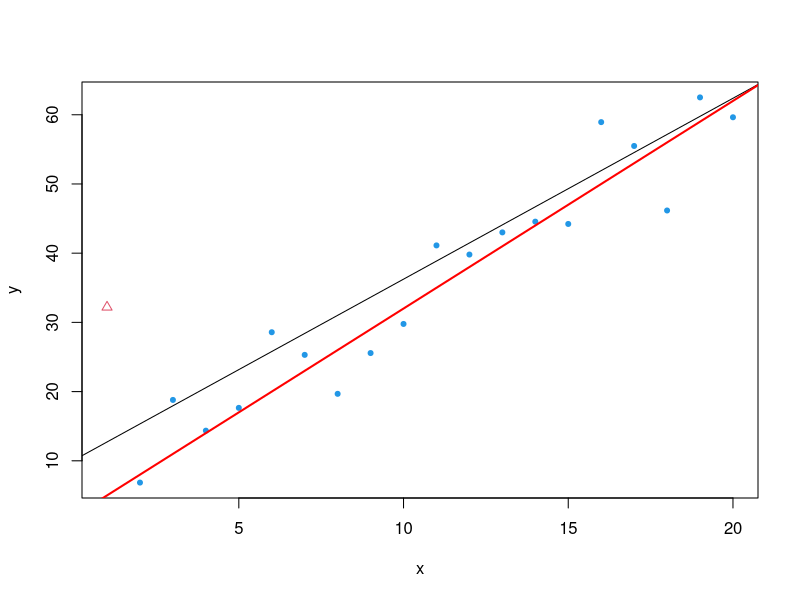
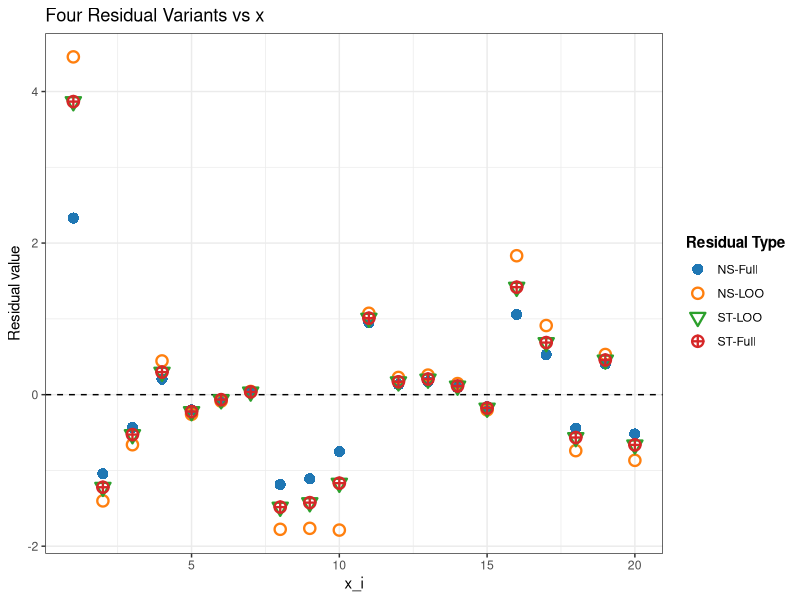

Here is the R script that generated these plots, in order:
## ---- chunk 1
#| message: false
#| warning: false
# Load libraries
library(dplyr)
library(knitr)

# -------------------------------
# 1) Data and full-model fit
# -------------------------------
set.seed(123)
n <- 20
x <- 1:n
y <- 2 + 3 * x + rnorm(n, mean = 0, sd = 5)
y[1] <- y[1] + 30  
#y[11] <- y[11] - 30 
o.index <- c(1)
flag.outlier <- rep(20, n)
flag.outlier[o.index] <- 2
full_data  <- data.frame(x = x, replicate(5, rnorm (n)), y = y)

plot(y~x, data=full_data, pch= flag.outlier, col=flag.outlier)
abline(lm(y~., data=full_data))
abline (a=2, b=3, col="red", lwd=2)

## ---- chunk 2
#| label: plaintext
#| echo: true
#| message: false
#| warning: false

library(kableExtra)

full_model <- lm(y ~ ., data = full_data)
p <- length(coef(full_model))
leverage   <- hatvalues(full_model)
e_full     <- resid(full_model)
sigma_hat_val  <- summary(full_model)$sigma

rss_full <- sum(e_full^2)
df_loo <- n - p - 1
sigma_minus_i_shortcut <- sqrt((rss_full - (e_full^2 / (1 - leverage))) / df_loo)

# -------------------------------
# 2) LOOCV quantities (refit n times)
# -------------------------------
e_del_val <- numeric(n)
sigma_minus_i_val <- numeric(n)

for (i in 1:n) {
  loocv_model <- lm(y ~ ., data = full_data[-i, ])
  yhat_minus  <- predict(loocv_model, newdata = full_data[i, , drop = FALSE])
  e_del_val[i]    <- full_data$y[i] - yhat_minus
  sigma_minus_i_val[i] <- summary(loocv_model)$sigma
}

# -------------------------------
# 3) Assemble and round results
# -------------------------------
residuals_df <- data.frame(
  x = full_data$x,
  h = as.numeric(leverage),
  e_i = as.numeric(e_full),
  sigma_hat = as.numeric(sigma_hat_val),
  e_i_minus_i = as.numeric(e_del_val),
  e_i_minus_i_2 = e_full/(1-leverage),
  sigma_minus_i = as.numeric(sigma_minus_i_val),
  sigma_minus_i_shortcut = as.numeric(sigma_minus_i_shortcut),
  `NS-Full` = e_full / sigma_hat_val,
  `NS-LOO` = e_del_val / sigma_minus_i_val,
  `ST-LOO` = e_del_val / (sigma_minus_i_val / sqrt(1 - leverage)),
  `ST-Full` = rstudent(full_model)
) %>%
  mutate(across(where(is.numeric), ~ round(.x, 3)))


# 4) Create simple display names
display_names <- c("$x_i$", "$h_i$", "$e_i$", "$\\hat{\\sigma}$", 
                   "$e_{i,-i}$", "$\\hat{e}_{i,-i}$",
                   "$\\hat{\\sigma}_{-i}$", "$\\tilde{\\sigma}_{-i}$", 
                   "NS-Full", "NS-LOO", "ST-LOO", "ST-Full")

# 5) Display the table
# Conditional check for output format
if (knitr::is_html_output()) {
  # --- Code for HTML Output (using kableExtra) ---
  knitr::kable(
    residuals_df,
    caption = "Residual variants",
    col.names = display_names,
    align = "r",
    #format="html",
    escape = FALSE # Allows LaTeX and <br/> to render
  ) 
} else {
  # --- Code for PDF/Other Output (using kableExtra) ---
  knitr::kable(
    residuals_df,
    caption = "Residual variants.",
    col.names = display_names,
    align = "r",
    format = "latex",
    booktabs = TRUE,
    escape = FALSE # Allows LaTeX and \\ to render
  ) %>%
    kable_styling(
      latex_options = "scale_down"
    )
}
## ---- chunk 3
#| label: plot-four-residuals-new-names
#| echo: true
#| message: false
#| warning: false
#| fig-cap: "Four residual variants plotted against the predictor variable x."

# Load libraries
library(dplyr)
library(tidyr)
library(ggplot2)
library(knitr)


# -------------------------------
# 3) Plotting Code with Updated Names
# -------------------------------

# Prepare data for plotting
plot_df <- residuals_df %>%
  # Use the new, simple column names (R converts '-' to '.')
  select(
    x,
    NS.Full,
    NS.LOO,
    ST.LOO,
    ST.Full
  ) %>%
  pivot_longer(
    cols = -x,
    names_to = "residual_type",
    values_to = "residual_value"
  )

# Update the names in the mapping vectors
shape_map <- c(
  NS.Full = 16,  # solid circle
  NS.LOO  = 1,   # hollow circle
  ST.LOO  = 6,   # asterisk
  ST.Full = 10    # asterisk
)

labels_map <- c(
  NS.Full = "NS-Full",
  NS.LOO  = "NS-LOO",
  ST.LOO  = "ST-LOO",
  ST.Full = "ST-Full"
)

color_map <- c(
  NS.Full = "#1f77b4",  # blue
  NS.LOO  = "#ff7f0e", # orange
  ST.LOO  = "#2ca02c",  # green
  ST.Full = "#d62728"   # red
)

# Generate the plot
ggplot(
  plot_df,
  aes(x = x, y = residual_value,
      shape = residual_type, color = residual_type, group = residual_type)
) +
  geom_hline(yintercept = 0, linetype = "dashed") +
  geom_point(size = 3, stroke = 1.2) + # Increased stroke for visibility
  scale_shape_manual(
    values = shape_map,
    breaks = names(labels_map),
    labels = unname(labels_map),
    name = "Residual Type"
  ) +
  scale_color_manual(
    values = color_map,
    breaks = names(labels_map),
    labels = unname(labels_map),
    name = "Residual Type"
  ) +
  labs(
    title = "Four Residual Variants vs x",
    x = "x_i",
    y = "Residual value"
  ) +
  theme_bw() +
  theme(
    legend.position = "right",
    legend.title = element_text(face = "bold")
  )
